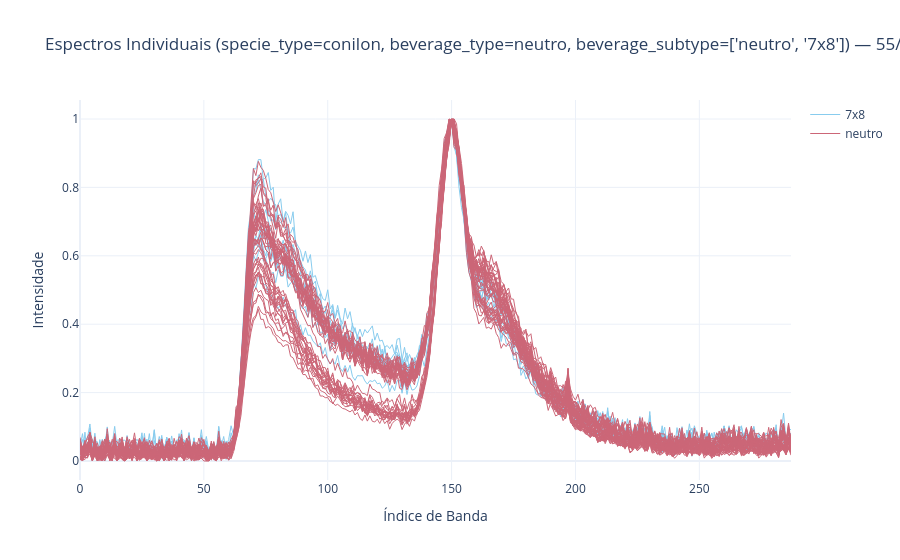

Here is the notebook cell this chart was saved with:
### Code cell
copy  = df.copy()

fig, total = plot_sample_variability(copy,
                                     sample_size=420,
                                     specie_type='conilon',
                                     beverage_type = 'neutro',
                                     beverage_subtype = ['neutro', '7x8'],
                                     color_by='beverage_subtype')
fig.show()

### Figure 1 — Plotly figure (JSON) as saved in the notebook; plotly's stock layout.template omitted (floating-point values rounded to 4 significant figures; data arrays with more than 128 entries replaced by an {"elided": "..."} marker saying what was removed)
{"data": [{"hovertemplate": "beverage_subtype: 7x8<br>", "line": {"color": "rgb(136, 204, 238)", "width": 1}, "mode": "lines", "name": "7x8", "showlegend": true, "type": "scatter", "x": {"elided": "288 int values"}, "y": {"elided": "288 float values"}}, {"hovertemplate": "beverage_subtype: 7x8<br>", "line": {"color": "rgb(136, 204, 238)", "width": 1}, "mode": "lines", "showlegend": false, "type": "scatter", "x": {"elided": "288 int values"}, "y": {"elided": "288 float values"}}, {"hovertemplate": "beverage_subtype: 7x8<br>", "line": {"color": "rgb(136, 204, 238)", "width": 1}, "mode": "lines", "showlegend": false, "type": "scatter", "x": {"elided": "288 int values"}, "y": {"elided": "288 float values"}}, {"hovertemplate": "beverage_subtype: 7x8<br>", "line": {"color": "rgb(136, 204, 238)", "width": 1}, "mode": "lines", "showlegend": false, "type": "scatter", "x": {"elided": "288 int values"}, "y": {"elided": "288 float values"}}, {"hovertemplate": "beverage_subtype: 7x8<br>", "line": {"color": "rgb(136, 204, 238)", "width": 1}, "mode": "lines", "showlegend": false, "type": "scatter", "x": {"elided": "288 int values"}, "y": {"elided": "288 float values"}}, {"hovertemplate": "beverage_subtype: 7x8<br>", "line": {"color": "rgb(136, 204, 238)", "width": 1}, "mode": "lines", "showlegend": false, "type": "scatter", "x": {"elided": "288 int values"}, "y": {"elided": "288 float values"}}, {"hovertemplate": "beverage_subtype: 7x8<br>", "line": {"color": "rgb(136, 204, 238)", "width": 1}, "mode": "lines", "showlegend": false, "type": "scatter", "x": {"elided": "288 int values"}, "y": {"elided": "288 float values"}}, {"hovertemplate": "beverage_subtype: 7x8<br>", "line": {"color": "rgb(136, 204, 238)", "width": 1}, "mode": "lines", "showlegend": false, "type": "scatter", "x": {"elided": "288 int values"}, "y": {"elided": "288 float values"}}, {"hovertemplate": "beverage_subtype: 7x8<br>", "line": {"color": "rgb(136, 204, 238)", "width": 1}, "mode": "lines", "showlegend": false, "type": "scatter", "x": {"elided": "288 int values"}, "y": {"elided": "288 float values"}}, {"hovertemplate": "beverage_subtype: 7x8<br>", "line": {"color": "rgb(136, 204, 238)", "width": 1}, "mode": "lines", "showlegend": false, "type": "scatter", "x": {"elided": "288 int values"}, "y": {"elided": "288 float values"}}, {"hovertemplate": "beverage_subtype: neutro<br>", "line": {"color": "rgb(204, 102, 119)", "width": 1}, "mode": "lines", "name": "neutro", "showlegend": true, "type": "scatter", "x": {"elided": "288 int values"}, "y": {"elided": "288 float values"}}, {"hovertemplate": "beverage_subtype: neutro<br>", "line": {"color": "rgb(204, 102, 119)", "width": 1}, "mode": "lines", "showlegend": false, "type": "scatter", "x": {"elided": "288 int values"}, "y": {"elided": "288 float values"}}, {"hovertemplate": "beverage_subtype: neutro<br>", "line": {"color": "rgb(204, 102, 119)", "width": 1}, "mode": "lines", "showlegend": false, "type": "scatter", "x": {"elided": "288 int values"}, "y": {"elided": "288 float values"}}, {"hovertemplate": "beverage_subtype: neutro<br>", "line": {"color": "rgb(204, 102, 119)", "width": 1}, "mode": "lines", "showlegend": false, "type": "scatter", "x": {"elided": "288 int values"}, "y": {"elided": "288 float values"}}, {"hovertemplate": "beverage_subtype: neutro<br>", "line": {"color": "rgb(204, 102, 119)", "width": 1}, "mode": "lines", "showlegend": false, "type": "scatter", "x": {"elided": "288 int values"}, "y": {"elided": "288 float values"}}, {"hovertemplate": "beverage_subtype: neutro<br>", "line": {"color": "rgb(204, 102, 119)", "width": 1}, "mode": "lines", "showlegend": false, "type": "scatter", "x": {"elided": "288 int values"}, "y": {"elided": "288 float values"}}, {"hovertemplate": "beverage_subtype: neutro<br>", "line": {"color": "rgb(204, 102, 119)", "width": 1}, "mode": "lines", "showlegend": false, "type": "scatter", "x": {"elided": "288 int values"}, "y": {"elided": "288 float values"}}, {"hovertemplate": "beverage_subtype: neutro<br>", "line": {"color": "rgb(204, 102, 119)", "width": 1}, "mode": "lines", "showlegend": false, "type": "scatter", "x": {"elided": "288 int values"}, "y": {"elided": "288 float values"}}, {"hovertemplate": "beverage_subtype: neutro<br>", "line": {"color": "rgb(204, 102, 119)", "width": 1}, "mode": "lines", "showlegend": false, "type": "scatter", "x": {"elided": "288 int values"}, "y": {"elided": "288 float values"}}, {"hovertemplate": "beverage_subtype: neutro<br>", "line": {"color": "rgb(204, 102, 119)", "width": 1}, "mode": "lines", "showlegend": false, "type": "scatter", "x": {"elided": "288 int values"}, "y": {"elided": "288 float values"}}, {"hovertemplate": "beverage_subtype: neutro<br>", "line": {"color": "rgb(204, 102, 119)", "width": 1}, "mode": "lines", "showlegend": false, "type": "scatter", "x": {"elided": "288 int values"}, "y": {"elided": "288 float values"}}, {"hovertemplate": "beverage_subtype: neutro<br>", "line": {"color": "rgb(204, 102, 119)", "width": 1}, "mode": "lines", "showlegend": false, "type": "scatter", "x": {"elided": "288 int values"}, "y": {"elided": "288 float values"}}, {"hovertemplate": "beverage_subtype: neutro<br>", "line": {"color": "rgb(204, 102, 119)", "width": 1}, "mode": "lines", "showlegend": false, "type": "scatter", "x": {"elided": "288 int values"}, "y": {"elided": "288 float values"}}, {"hovertemplate": "beverage_subtype: neutro<br>", "line": {"color": "rgb(204, 102, 119)", "width": 1}, "mode": "lines", "showlegend": false, "type": "scatter", "x": {"elided": "288 int values"}, "y": {"elided": "288 float values"}}, {"hovertemplate": "beverage_subtype: neutro<br>", "line": {"color": "rgb(204, 102, 119)", "width": 1}, "mode": "lines", "showlegend": false, "type": "scatter", "x": {"elided": "288 int values"}, "y": {"elided": "288 float values"}}, {"hovertemplate": "beverage_subtype: neutro<br>", "line": {"color": "rgb(204, 102, 119)", "width": 1}, "mode": "lines", "showlegend": false, "type": "scatter", "x": {"elided": "288 int values"}, "y": {"elided": "288 float values"}}, {"hovertemplate": "beverage_subtype: neutro<br>", "line": {"color": "rgb(204, 102, 119)", "width": 1}, "mode": "lines", "showlegend": false, "type": "scatter", "x": {"elided": "288 int values"}, "y": {"elided": "288 float values"}}, {"hovertemplate": "beverage_subtype: neutro<br>", "line": {"color": "rgb(204, 102, 119)", "width": 1}, "mode": "lines", "showlegend": false, "type": "scatter", "x": {"elided": "288 int values"}, "y": {"elided": "288 float values"}}, {"hovertemplate": "beverage_subtype: neutro<br>", "line": {"color": "rgb(204, 102, 119)", "width": 1}, "mode": "lines", "showlegend": false, "type": "scatter", "x": {"elided": "288 int values"}, "y": {"elided": "288 float values"}}, {"hovertemplate": "beverage_subtype: neutro<br>", "line": {"color": "rgb(204, 102, 119)", "width": 1}, "mode": "lines", "showlegend": false, "type": "scatter", "x": {"elided": "288 int values"}, "y": {"elided": "288 float values"}}, {"hovertemplate": "beverage_subtype: neutro<br>", "line": {"color": "rgb(204, 102, 119)", "width": 1}, "mode": "lines", "showlegend": false, "type": "scatter", "x": {"elided": "288 int values"}, "y": {"elided": "288 float values"}}, {"hovertemplate": "beverage_subtype: neutro<br>", "line": {"color": "rgb(204, 102, 119)", "width": 1}, "mode": "lines", "showlegend": false, "type": "scatter", "x": {"elided": "288 int values"}, "y": {"elided": "288 float values"}}, {"hovertemplate": "beverage_subtype: neutro<br>", "line": {"color": "rgb(204, 102, 119)", "width": 1}, "mode": "lines", "showlegend": false, "type": "scatter", "x": {"elided": "288 int values"}, "y": {"elided": "288 float values"}}, {"hovertemplate": "beverage_subtype: neutro<br>", "line": {"color": "rgb(204, 102, 119)", "width": 1}, "mode": "lines", "showlegend": false, "type": "scatter", "x": {"elided": "288 int values"}, "y": {"elided": "288 float values"}}, {"hovertemplate": "beverage_subtype: neutro<br>", "line": {"color": "rgb(204, 102, 119)", "width": 1}, "mode": "lines", "showlegend": false, "type": "scatter", "x": {"elided": "288 int values"}, "y": {"elided": "288 float values"}}, {"hovertemplate": "beverage_subtype: neutro<br>", "line": {"color": "rgb(204, 102, 119)", "width": 1}, "mode": "lines", "showlegend": false, "type": "scatter", "x": {"elided": "288 int values"}, "y": {"elided": "288 float values"}}, {"hovertemplate": "beverage_subtype: neutro<br>", "line": {"color": "rgb(204, 102, 119)", "width": 1}, "mode": "lines", "showlegend": false, "type": "scatter", "x": {"elided": "288 int values"}, "y": {"elided": "288 float values"}}, {"hovertemplate": "beverage_subtype: neutro<br>", "line": {"color": "rgb(204, 102, 119)", "width": 1}, "mode": "lines", "showlegend": false, "type": "scatter", "x": {"elided": "288 int values"}, "y": {"elided": "288 float values"}}, {"hovertemplate": "beverage_subtype: neutro<br>", "line": {"color": "rgb(204, 102, 119)", "width": 1}, "mode": "lines", "showlegend": false, "type": "scatter", "x": {"elided": "288 int values"}, "y": {"elided": "288 float values"}}, {"hovertemplate": "beverage_subtype: neutro<br>", "line": {"color": "rgb(204, 102, 119)", "width": 1}, "mode": "lines", "showlegend": false, "type": "scatter", "x": {"elided": "288 int values"}, "y": {"elided": "288 float values"}}, {"hovertemplate": "beverage_subtype: neutro<br>", "line": {"color": "rgb(204, 102, 119)", "width": 1}, "mode": "lines", "showlegend": false, "type": "scatter", "x": {"elided": "288 int values"}, "y": {"elided": "288 float values"}}, {"hovertemplate": "beverage_subtype: neutro<br>", "line": {"color": "rgb(204, 102, 119)", "width": 1}, "mode": "lines", "showlegend": false, "type": "scatter", "x": {"elided": "288 int values"}, "y": {"elided": "288 float values"}}, {"hovertemplate": "beverage_subtype: neutro<br>", "line": {"color": "rgb(204, 102, 119)", "width": 1}, "mode": "lines", "showlegend": false, "type": "scatter", "x": {"elided": "288 int values"}, "y": {"elided": "288 float values"}}, {"hovertemplate": "beverage_subtype: neutro<br>", "line": {"color": "rgb(204, 102, 119)", "width": 1}, "mode": "lines", "showlegend": false, "type": "scatter", "x": {"elided": "288 int values"}, "y": {"elided": "288 float values"}}, {"hovertemplate": "beverage_subtype: neutro<br>", "line": {"color": "rgb(204, 102, 119)", "width": 1}, "mode": "lines", "showlegend": false, "type": "scatter", "x": {"elided": "288 int values"}, "y": {"elided": "288 float values"}}, {"hovertemplate": "beverage_subtype: neutro<br>", "line": {"color": "rgb(204, 102, 119)", "width": 1}, "mode": "lines", "showlegend": false, "type": "scatter", "x": {"elided": "288 int values"}, "y": {"elided": "288 float values"}}, {"hovertemplate": "beverage_subtype: neutro<br>", "line": {"color": "rgb(204, 102, 119)", "width": 1}, "mode": "lines", "showlegend": false, "type": "scatter", "x": {"elided": "288 int values"}, "y": {"elided": "288 float values"}}, {"hovertemplate": "beverage_subtype: neutro<br>", "line": {"color": "rgb(204, 102, 119)", "width": 1}, "mode": "lines", "showlegend": false, "type": "scatter", "x": {"elided": "288 int values"}, "y": {"elided": "288 float values"}}, {"hovertemplate": "beverage_subtype: neutro<br>", "line": {"color": "rgb(204, 102, 119)", "width": 1}, "mode": "lines", "showlegend": false, "type": "scatter", "x": {"elided": "288 int values"}, "y": {"elided": "288 float values"}}, {"hovertemplate": "beverage_subtype: neutro<br>", "line": {"color": "rgb(204, 102, 119)", "width": 1}, "mode": "lines", "showlegend": false, "type": "scatter", "x": {"elided": "288 int values"}, "y": {"elided": "288 float values"}}, {"hovertemplate": "beverage_subtype: neutro<br>", "line": {"color": "rgb(204, 102, 119)", "width": 1}, "mode": "lines", "showlegend": false, "type": "scatter", "x": {"elided": "288 int values"}, "y": {"elided": "288 float values"}}, {"hovertemplate": "beverage_subtype: neutro<br>", "line": {"color": "rgb(204, 102, 119)", "width": 1}, "mode": "lines", "showlegend": false, "type": "scatter", "x": {"elided": "288 int values"}, "y": {"elided": "288 float values"}}, {"hovertemplate": "beverage_subtype: neutro<br>", "line": {"color": "rgb(204, 102, 119)", "width": 1}, "mode": "lines", "showlegend": false, "type": "scatter", "x": {"elided": "288 int values"}, "y": {"elided": "288 float values"}}, {"hovertemplate": "beverage_subtype: neutro<br>", "line": {"color": "rgb(204, 102, 119)", "width": 1}, "mode": "lines", "showlegend": false, "type": "scatter", "x": {"elided": "288 int values"}, "y": {"elided": "288 float values"}}, {"hovertemplate": "beverage_subtype: neutro<br>", "line": {"color": "rgb(204, 102, 119)", "width": 1}, "mode": "lines", "showlegend": false, "type": "scatter", "x": {"elided": "288 int values"}, "y": {"elided": "288 float values"}}], "layout": {"showlegend": true, "title": {"text": "Espectros Individuais (specie_type=conilon, beverage_type=neutro, beverage_subtype=['neutro', '7x8']) — 55/55 exibidos"}, "xaxis": {"title": {"text": "Índice de Banda"}}, "yaxis": {"title": {"text": "Intensidade"}}}}
